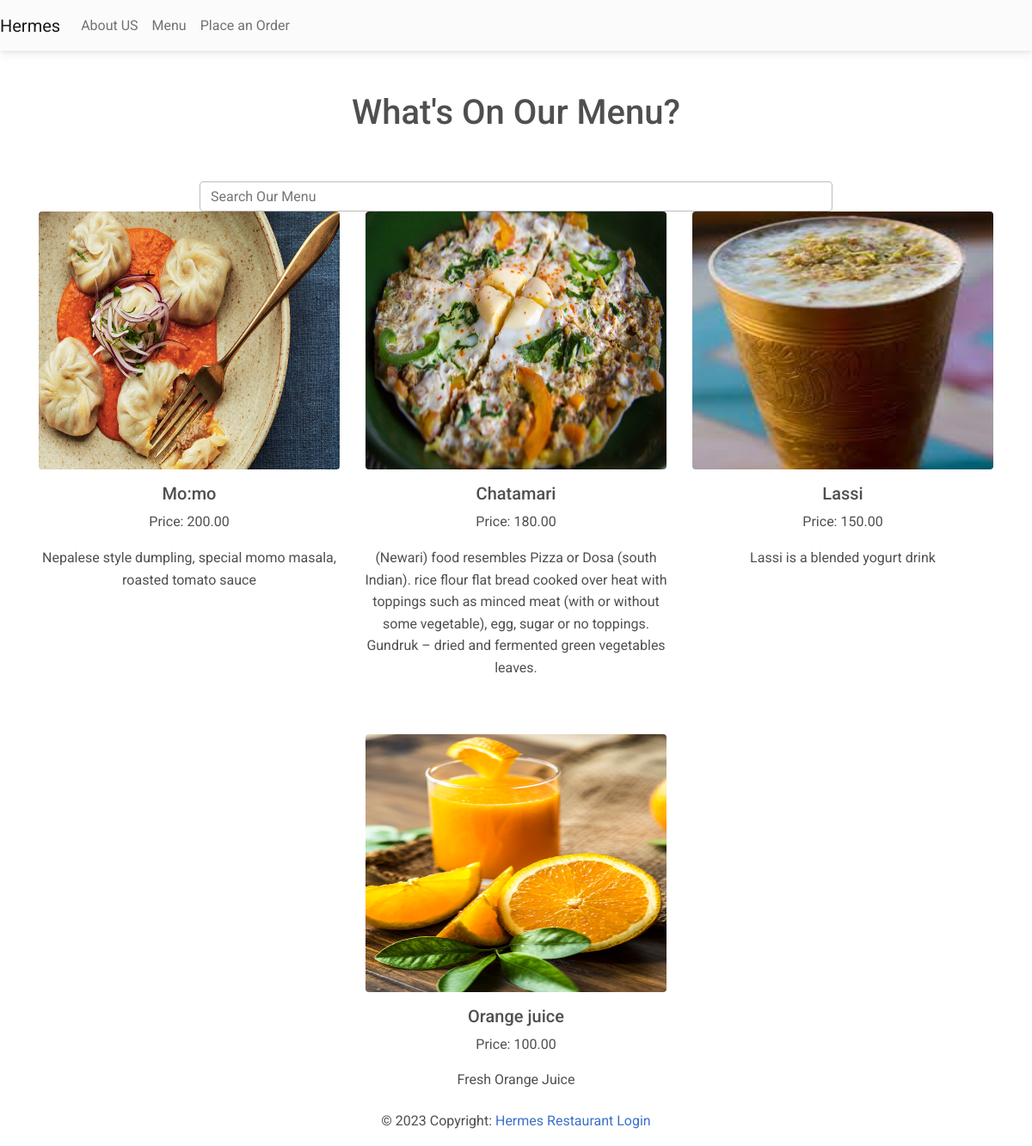
Page /menu on the earlier database version.
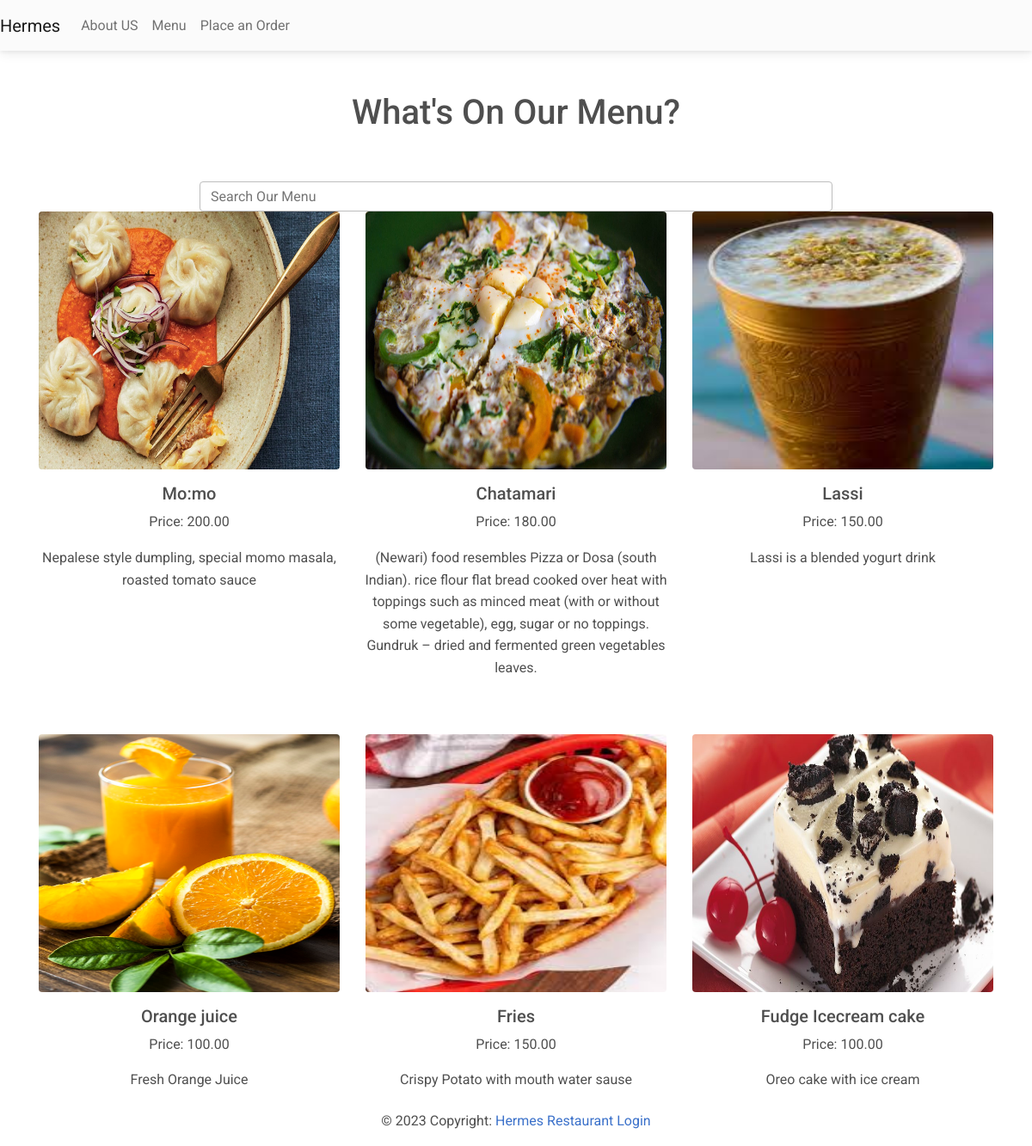
Same page on the later database version.
### customer/models.py (models this page shows, shortened)
class MenuItem(models.Model):
    name= models.CharField(max_length=100)
    description=models.TextField()
    image = models.ImageField(upload_to='menu_images/')
    price = models.DecimalField(max_digits=5, decimal_places=2)
    category =models.ManyToManyField('Category',related_name='item')

### customer/views.py (the view)
# urls.py: path('menu',Menu.as_view(), name= 'menu'),
class Menu(View):
    def get(self, request, *args, **kwargs):
        menu_items = MenuItem.objects.all()
        context = {
            'menu_items': menu_items
        }
        return render(request, 'customer/menu.html', context)

### customer/templates/customer/menu.html
{% extends 'customer/base.html' %}
{% block content %}
<div class="container">
    <div class="row justify-content-center mt-5">
        <div class="col-md-6 col-sm-12 text-center">
            <h1>What's On Our Menu?</h1>
        </div>
    </div>
    <div class="row justify-content-center mt-5">
        <div class="col-md-8 col-sm-12 text-center">
            <form method="GET" action="{% url 'menu-search' %}">
                <div class="md-form mt-0 active-cyan-2">
                    <input class="form-control" name="q" type="text" placeholder="Search Our Menu" aria-label="Search" value="{{ request.GET.q }}">
                </div>
            </form>
        </div>
    </div>
    <div class="row justify-content-center">
        {% for item in menu_items %}
        <div class="col-md-4 col-sm-12 text-center mb-5">
            <img class="rounded" src="{{ item.image.url }}" width="350" height="300">
            <h5 class="mt-3">{{ item.name }}</h5>
            <p>Price: {{ item.price }}</p>
            <p>{{ item.description }}</p>
        </div>
        {% endfor %}
    </div>
</div>
{% endblock content %}

### customer/templates/customer/base.html (shortened to what this page needs)
<!DOCTYPE html>
<html lang="en">
<head>
<link
href="https://cdnjs.cloudflare.com/ajax/libs/font-awesome/6.0.0/css/all.min.css"
rel="stylesheet"
/>
<link
href="https://cdnjs.cloudflare.com/ajax/libs/mdb-ui-kit/6.2.0/mdb.min.css"
rel="stylesheet"
/>
</head>
<body>
    {% include 'customer/navigation.html' %}
    {% block content %}
    {% endblock content %}
    {% include 'customer/footer.html' %}
</body>
</html>

### customer/templates/customer/navigation.html (shortened to what this page needs)
<nav class="navbar navbar-expand-lg navbar-light bg-light">
    <a class="navbar-brand" href="{% url 'index' %}">Hermes</a>
    <div class="collapse navbar-collapse" id="navbarNav">
        <ul class="navbar-nav">
        <li class="nav-item">
          <a class="nav-link" href="{% url 'about' %}">About US<span class="sr-only">(current)</span></a>
        </li>
        <li class="nav-item">
          <a class="nav-link" href="{% url 'menu' %}">Menu</a>
        </li>
      </ul>
      <ul class="navbar-nav">
        <li class="nav-item">
            <a class="nav-link" href="{% url 'order' %}">Place an Order</a>
        </li>
      </ul>
    </div>
  </nav>

### customer/templates/customer/footer.html
<footer class="page-footer font-small indigo fixed-bottom">
    <div class ="footer-copyright text-center py-3">&copy; 2023 Copyright:
        <a href="http://localhost:8000">Hermes</a>
        <a class="ml-3" href="{#}"> Restaurant Login</a>
    </div>
</footer>

Differences in the rows shown:
added MenuItem: image (picture), name "Fries", price "150.00", description "Crispy Potato with mouth water sause"
added MenuItem: image (picture), name "Fudge Icecream cake", price "100.00", description "Oreo cake with ice cream"
